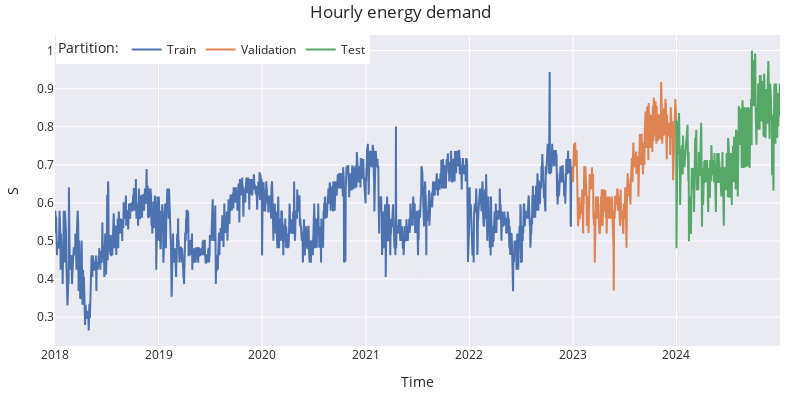

Notebook source saved alongside this figure:
### Code cell
# Interactive plot of time series
# ==============================================================================
fig = go.Figure()
fig.add_trace(go.Scatter(x=data_train.index, y=data_train['S'], mode='lines', name='Train'))
fig.add_trace(go.Scatter(x=data_val.index, y=data_val['S'], mode='lines', name='Validation'))
fig.add_trace(go.Scatter(x=data_test.index, y=data_test['S'], mode='lines', name='Test'))
fig.update_layout(
    title='Hourly energy demand',
    xaxis_title="Time",
    yaxis_title="S",
    legend_title="Partition:",
    width=800,
    height=400,
    margin=dict(l=20, r=20, t=35, b=20),
    legend=dict(orientation="h", yanchor="top", y=1, xanchor="left", x=0.001)
)
#fig.update_xaxes(rangeslider_visible=True)
fig.show()

### Figure 1 — Plotly figure (JSON) as saved in the notebook; plotly's stock layout.template omitted (floating-point values rounded to 4 significant figures; data arrays with more than 128 entries replaced by an {"elided": "..."} marker saying what was removed)
{"data": [{"mode": "lines", "name": "Train", "type": "scatter", "x": {"elided": "1826 str values"}, "y": {"elided": "1826 float values"}}, {"mode": "lines", "name": "Validation", "type": "scatter", "x": {"elided": "366 str values"}, "y": {"elided": "366 float values"}}, {"mode": "lines", "name": "Test", "type": "scatter", "x": {"elided": "367 str values"}, "y": {"elided": "367 float values"}}], "layout": {"height": 400, "legend": {"orientation": "h", "title": {"text": "Partition:"}, "x": 0.001, "xanchor": "left", "y": 1, "yanchor": "top"}, "margin": {"b": 20, "l": 20, "r": 20, "t": 35}, "title": {"text": "Hourly energy demand"}, "width": 800, "xaxis": {"title": {"text": "Time"}}, "yaxis": {"title": {"text": "S"}}}}
